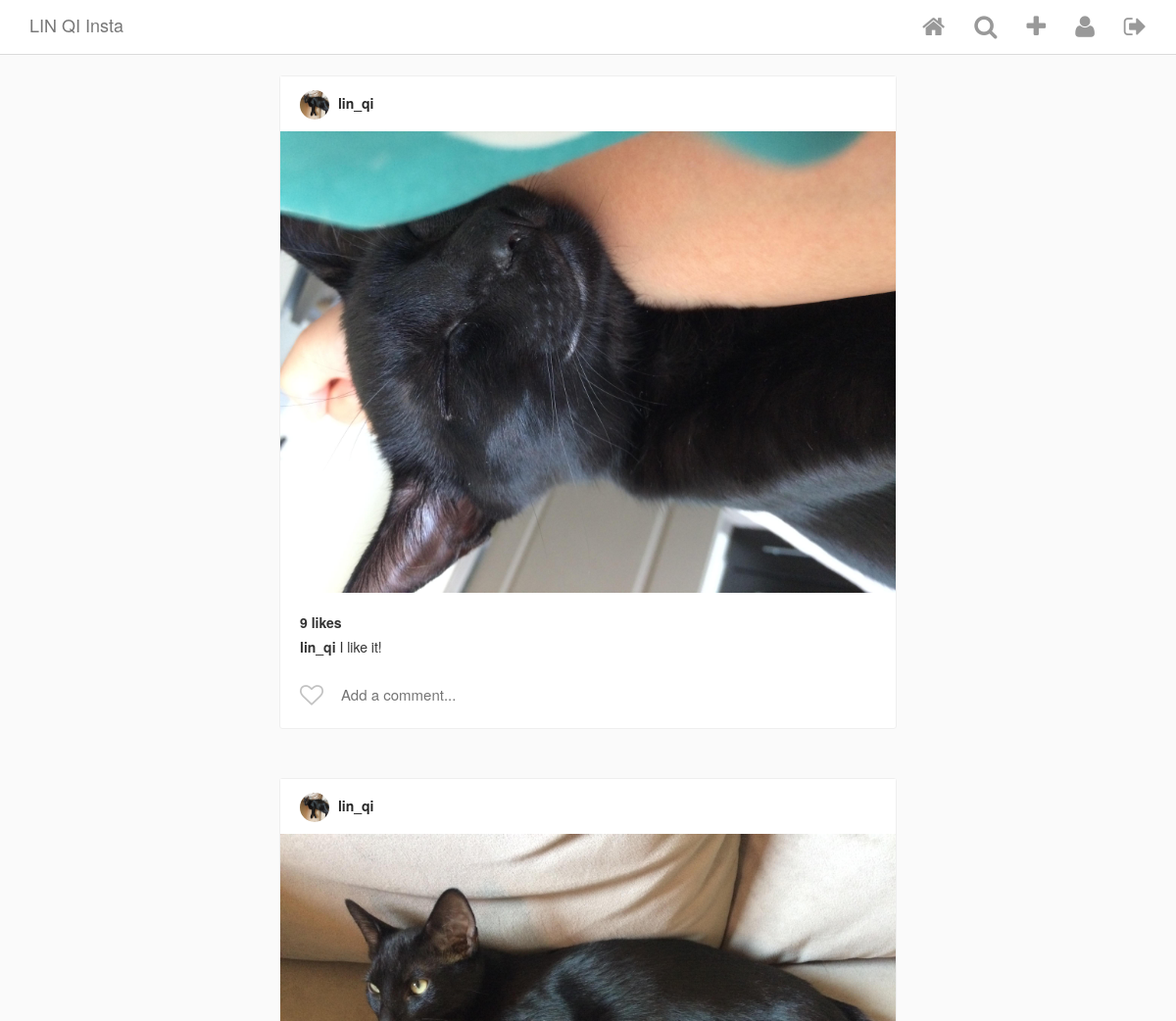
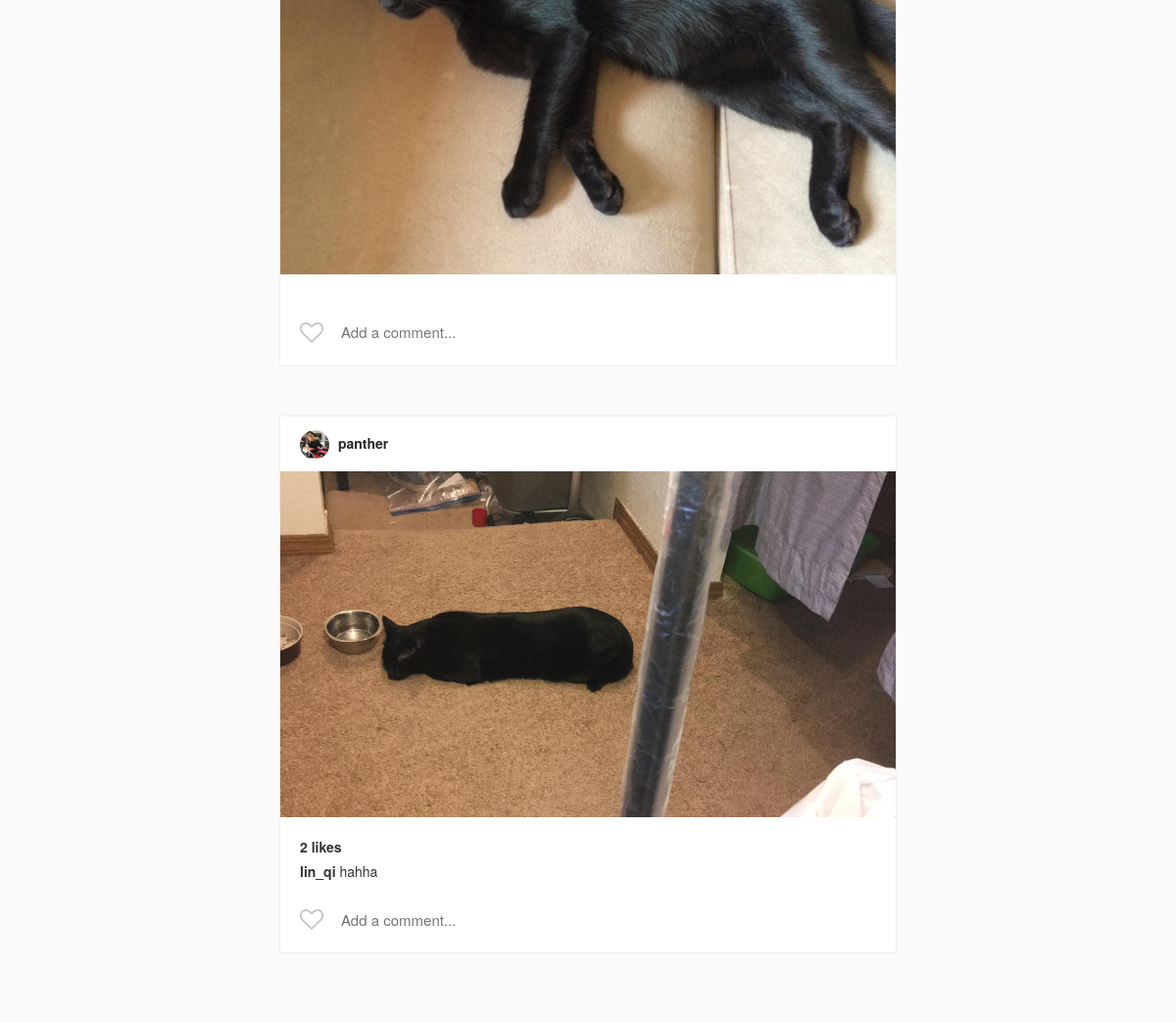
The app's page / (signed in) with its own data (2 pictures, top to bottom).
### Insta/models.py (models this page shows, shortened)
class Post(models.Model):
    author = models.ForeignKey(
	        InstaUser,
	        on_delete=models.CASCADE,
	        related_name='posts',
	        blank = True,
	        null = True,
	    )
    title = models.TextField(blank=True, null=True)
    image = ProcessedImageField(
        upload_to = 'static/images/posts',
        format = 'JPEG',
        blank = True,
        null = True,)
    def get_like_count(self):
	        return self.likes.count()

class InstaUser(AbstractUser):
    profile_pic = ProcessedImageField(
        upload_to = 'static/images/profiles',
        format = 'JPEG',
        blank = True,
        null = True,
    )

class Comment(models.Model):
	    post = models.ForeignKey(
	        Post,
	        on_delete=models.CASCADE,
	        related_name='comments')
	    user = models.ForeignKey(
	        InstaUser,
	        on_delete=models.CASCADE,
	        related_name='comments'
	    )
	    comment = models.CharField(max_length=140)
	    posted_on = models.DateTimeField(
	        auto_now_add=True,
	        editable=False
	    )

### Insta/views.py (the view)
# urls.py: path('', PostView.as_view(), name='home'),
class PostView(LoginRequiredMixin, ListView):
	model = Post
	template_name = 'index.html'
	login_url = 'login'

### Insta/templatetags/custom_tags.py (called while the page is built)
@register.simple_tag
def has_user_liked_post(post, user):
    try:
        like = Like.objects.get(post=post, user=user)
        return "fa-heart"
    except:
        return "fa-heart-o"

### templates/index.html (shortened to what this page needs)
{% extends 'base.html' %}
	{% load custom_tags%}
	{% block content %}
<div class="cards-listing">
	{% for post in object_list %}
<div class="row">
	            <div class="card view-update {{ post.pk }}">
	                <div class="card__panel-head">
	                    <div class="poster__info">
	                        <a href="{% url 'user_profile' post.author.pk %}" class="poster__name">
	                            {% if post.author.profile_pic %}
	                                <img class="poster__profilepic" src="{{ post.author.profile_pic }}">
	                            {% endif %}
	                            {{ post.author.username }}
	                        </a>
	                    </div>
	                </div>
	                <a href="{% url 'post_detail' post.pk %}">
	                    <img class="card__main-image" src="{{ post.image.url }}">
	                </a>
	                <div class="card__panel-body">
	                    <div class="likes">
	                        {% if post.get_like_count %}
	                            {{ post.get_like_count }} like{% if post.get_like_count > 1 %}s{% endif %}
	                        {% endif %}
	                    </div>
	                    <ul class="comment-list">
	                        {% for comment in post.comments.all %}
	                        <li class="comment-list__comment">
	                            <a href="{% url 'user_profile' comment.user.id %}" class="user">
	                                {{ comment.user.username }}
	                            </a>
	                            <span class="comment">{{ comment.comment }}</span>
	                        </li>
	                        {% endfor %}
	                    </ul>
						<section class="input-row">
                        <i class="fa {% has_user_liked_post post user %} submit-like" aria-hidden="true"></i>
                        <div class="comment-input-wrapper">
                            <input class="add-comment" type="text" placeholder="Add a comment...">
                        </div>
                    </section>
	                </div>
	            </div>
	        </div>
	    {% endfor %}
	</div>
	{% endblock content %}

### templates/base.html (shortened to what this page needs)
<html>
	    {% load static %}
	    <head>
	        <link href="{% static 'vendor/bootstrap/css/bootstrap.min.css' %}" rel="stylesheet">
	        <link href="{% static 'vendor/font-awesome-4.6.3/css/font-awesome.min.css' %}" rel="stylesheet">
	        <link href="{% static 'css/style.css' %}" rel="stylesheet">
	    </head>
	    <body>
	        {% include 'nav.html' %}
	        <div class="content-wrapper">
	            <div class="container">
	                {% block content %}
	                {% endblock content%}
	            </div>
	        </div>
	    </body>
	</html>

### templates/nav.html (shortened to what this page needs)
<div class="navbar navbar-default navbar-fixed-top" id="main-nav">
	    <div class="container desktop">
	        <div class="navbar-header">
	            <a href="{% url 'home' %}" class="navbar-brand">LIN QI Insta</a>
	        </div>
			 <div id="navbar-main">
	            <ul class="nav navbar-nav navbar-right">
	                {% if request.user.is_authenticated %}
	                    <li>
	                      <a href="{% url 'home' %}">
	                        <i class="fa fa-home" aria-hidden="true"></i>
	                      </a>
	                    </li>
	                    <li><a href="{% url 'home' %}"><i class="fa fa-search" aria-hidden="true"></i></a></li>
	                    <li><a href="{% url 'make_post' %}"><i class="fa fa-plus" aria-hidden="true"></i></a></li>
	                    <li><a href="{% url 'user_profile' request.user.id %}"><i class="fa fa-user" aria-hidden="true"></i></a></li>
	                    <li><a href="{% url 'logout' %}"><i class="fa fa-sign-out" aria-hidden="true"></i></a></li>
	                {% endif %}
	            </ul>
	        </div>
	    </div>
	</div>

### static/css/style.css (style rules this page uses)
html { height: 100%; }
body { min-height: 100%; background-color: #fafafa; }
.content-wrapper { margin-top: 57px; margin-bottom: 60px; background-color: #fafafa; }
.navbar { background-color: #fff; border-bottom-color: #dbdbdb; }
.navbar .fa { font-size: 25px; color: #999999; }
.cards-listing { max-width: 600px; width: 100%; margin: 20px auto; }
.card { background-color: #fff; margin-bottom: 50px; border: 1px solid #efefef; border-radius: 3px; }
.card__panel-head { background: #fff; padding: 14px 20px 12px; }
.card__panel-head .poster__profilepic { border-radius: 100%; max-width: 30px; max-height: 30px; width: 30px; height: 30px; margin-right: 5px; }
.card__panel-head .poster__name { color: #262626; font-weight: bold; }
.card__main-image { max-width: 100%; max-height: 600px; height: auto; margin: 0 auto; display: block; }
.card__panel-body { padding: 20px; padding-bottom: 0; }
.card__panel-body a { color: #333; }
.card__panel-body .likes { font-weight: bold; margin-bottom: 5px; }
.comment-list { list-style: none; margin: 0; padding: 0; }
.comment-list__comment { margin-top: 5px; margin-bottom: 5px; }
.comment-list__comment .user { color: #333; font-weight: bold; }
.input-row { position: relative; display: flex; align-items: center; height: 68px; padding-left: 40px; }
.input-row .submit-like { cursor: pointer; position: absolute; top: 32%; left: 0; color: #C2C2C2; font-size: 24px; }
.input-row .comment-input-wrapper { display: inline-block; color: #262626; font-size: 15px; width: 100%; }
.input-row .comment-input-wrapper input { width: 100%; border: none; outline: none; }

### records on screen
Post: author.profile_pic (picture), author.username "lin_qi", image (picture), get_like_count "9"
Comment: user.username "lin_qi", comment "I like it!"
Post: author.profile_pic (picture), author.username "lin_qi", image (picture)
Post: author.profile_pic (picture), author.username "panther", image (picture), get_like_count "2"
Comment: user.username "lin_qi", comment "hahha"
